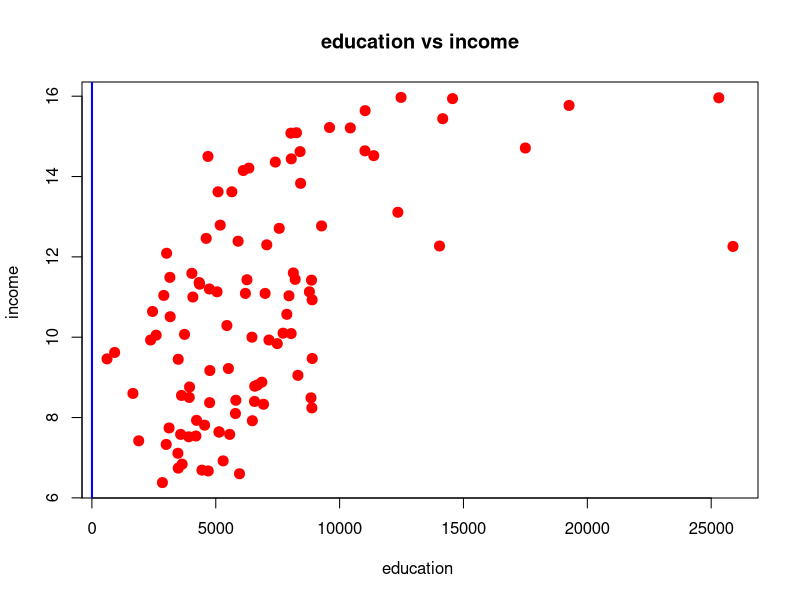
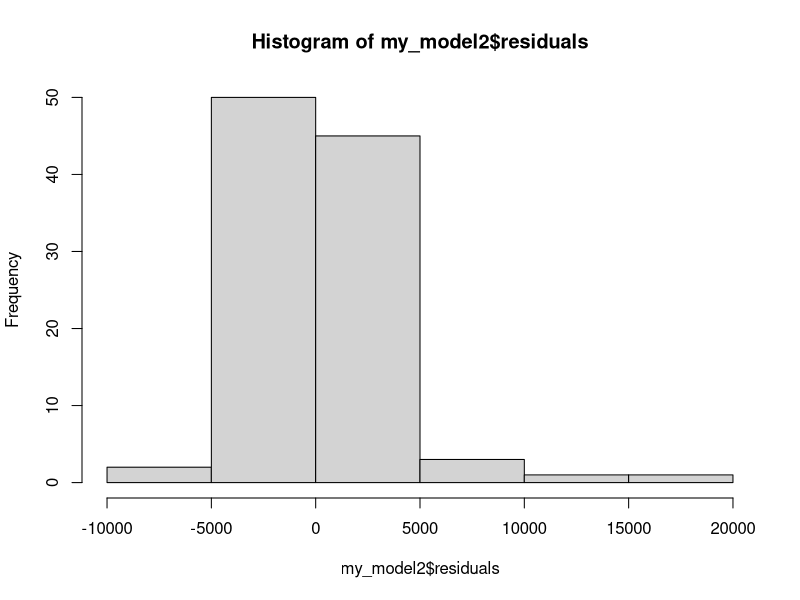
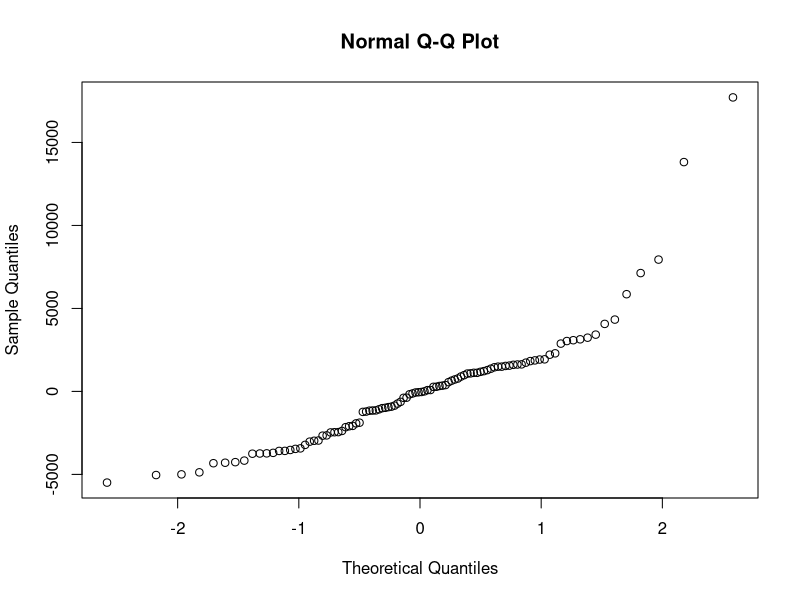
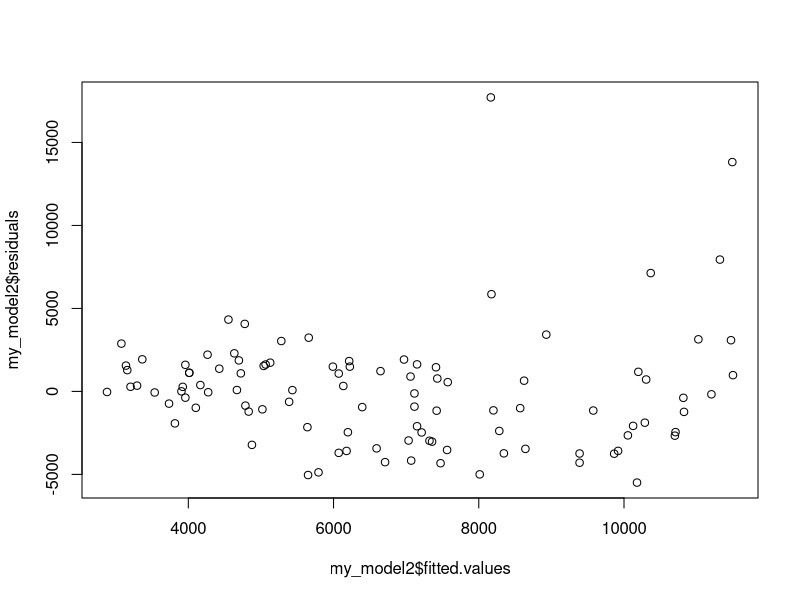
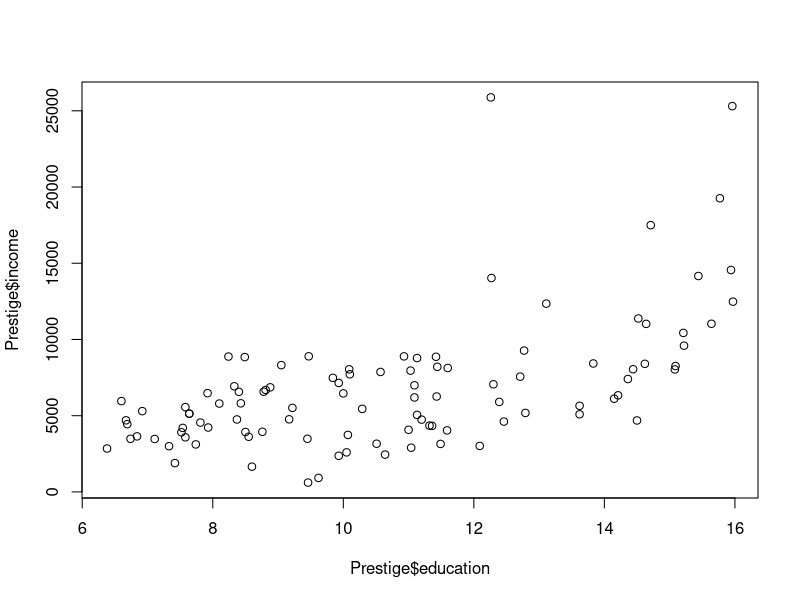

Write the R code that produced these figures, in order.
#1. use the the prediction data set
library(car)
str(Prestige)
summary(Prestige)

#2. explore and understand the data set
library(datasets)
data("prestige")
head(Prestige)
summary(Prestige)

df<- data.frame(Prestige)
df

#3.Create a subset from the data set to include the education and income column.

modi_df<-df[,c('education','income')]
modi_df

#4. Now use the lm(y~x) function to create the simple linear model.
my_model2 <- lm(income~education, data=modi_df)
my_model2

#5 .Plot the data set and the regression line.
plot(education~income,data= modi_df,
     xlab =	"education ",
     ylab = "income ",
     main =	"education vs income",
     pch	= 20,
     cex	= 2,
     col	= "red")


abline(reg = my_model2,col = "blue",lwd =2)

#More information about my_model class we created
names(my_model2)
summary(my_model2)

#Checking whether our models is fitting the assumptions of a linear model
my_model2$residuals

#6. Plot histogram and Q-Q plot to interpret the distribution of residuals.
hist(my_model2$residuals)

qqnorm(my_model2$residuals)

#7. Plot fitted.value vs residuals.

plot(my_model2$fitted.values,my_model2$residuals)


#8. A correlation coefficient for to compare the education and income

cor(modi_df$education , modi_df$income)
plot(Prestige$education , Prestige$income)

# Predictions

predict(my_model2)
predict(my_model2,newdata = data.frame(education=13))
predict(my_model2,newdata = data.frame(education=15))



